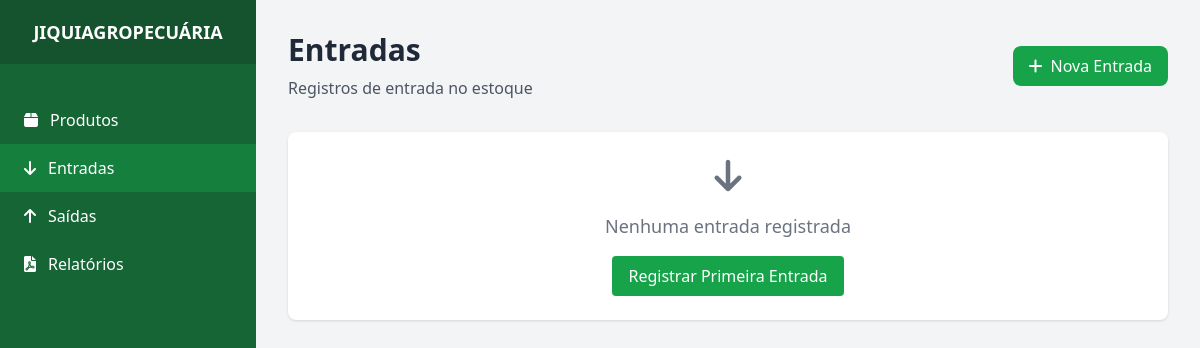
The page /entradas on the database as committed earlier.
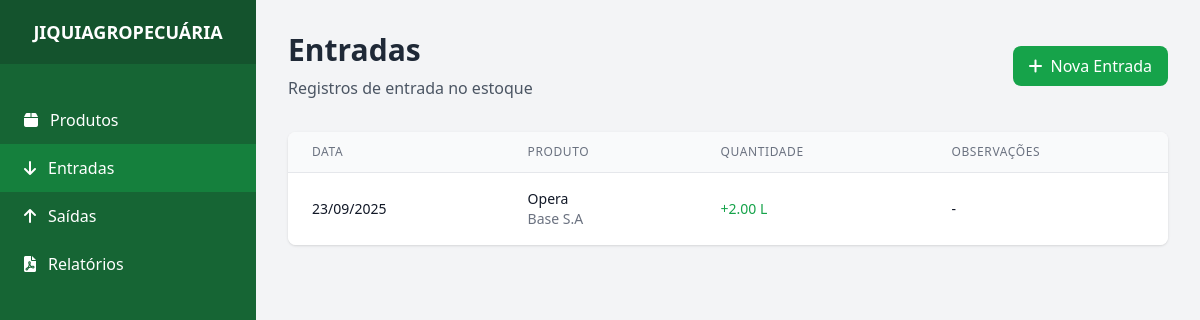
The same page on the database as committed later.
### models.py (models this page shows, shortened)
class Entrada(db.Model):
    id = db.Column(db.Integer, primary_key=True)
    produto_id = db.Column(db.Integer, db.ForeignKey('produto.id'), nullable=False)
    quantidade = db.Column(db.Float, nullable=False)
    data = db.Column(db.Date, nullable=False, default=lambda: date.today())
    observacoes = db.Column(db.Text)
    created_at = db.Column(db.DateTime, default=datetime.utcnow)

class Produto(db.Model):
    id = db.Column(db.Integer, primary_key=True)
    sku = db.Column(db.String(20), unique=True, nullable=False)
    nome = db.Column(db.String(100), nullable=False)
    marca = db.Column(db.String(100), nullable=False)
    formato = db.Column(db.String(20), nullable=False)  # L, mg, ml, etc
    created_at = db.Column(db.DateTime, default=datetime.utcnow)
    entradas = db.relationship('Entrada', backref='produto', lazy=True)
    saidas = db.relationship('Saida', backref='produto', lazy=True)

### app.py (the view)
@app.route('/entradas')
def entradas():
    entradas = Entrada.query.order_by(Entrada.data.desc()).all()
    return render_template('entradas.html', entradas=entradas)

### templates/entradas.html (shortened to what this page needs)
{% extends "base.html" %}
{% block content %}
<div class="mb-8 flex flex-col sm:flex-row justify-between items-start sm:items-center">
    <div>
        <h2 class="text-3xl font-bold text-gray-800 mb-2">Entradas</h2>
        <p class="text-gray-600">Registros de entrada no estoque</p>
    </div>
    <a href="{{ url_for('nova_entrada') }}" class="mt-4 sm:mt-0 bg-green-600 hover:bg-green-700 text-white px-4 py-2 rounded-lg transition duration-200">
        <i class="fas fa-plus mr-2"></i>Nova Entrada
    </a>
</div>
<div class="bg-white rounded-lg shadow overflow-hidden">
    {% if entradas %}
    <div class="overflow-x-auto">
        <table class="min-w-full divide-y divide-gray-200">
            <thead class="bg-gray-50">
                <tr>
                    <th class="px-6 py-3 text-left text-xs font-medium text-gray-500 uppercase tracking-wider">Data</th>
                    <th class="px-6 py-3 text-left text-xs font-medium text-gray-500 uppercase tracking-wider">Produto</th>
                    <th class="px-6 py-3 text-left text-xs font-medium text-gray-500 uppercase tracking-wider">Quantidade</th>
                    <th class="px-6 py-3 text-left text-xs font-medium text-gray-500 uppercase tracking-wider">Observações</th>
                </tr>
            </thead>
            <tbody class="bg-white divide-y divide-gray-200">
                {% for entrada in entradas %}
                <tr class="hover:bg-gray-50">
                    <td class="px-6 py-4 whitespace-nowrap">
                        <div class="text-sm text-gray-900">{{ entrada.data.strftime('%d/%m/%Y') }}</div>
                    </td>
                    <td class="px-6 py-4 whitespace-nowrap">
                        <div class="text-sm font-medium text-gray-900">{{ entrada.produto.nome }}</div>
                        <div class="text-sm text-gray-500">{{ entrada.produto.marca }}</div>
                    </td>
                    <td class="px-6 py-4 whitespace-nowrap">
                        <div class="text-sm text-green-600 font-medium">
                            +{{ "%.2f"|format(entrada.quantidade) }} {{ entrada.produto.formato }}
                        </div>
                    </td>
                    <td class="px-6 py-4">
                        <div class="text-sm text-gray-900">{{ entrada.observacoes or '-' }}</div>
                    </td>
                </tr>
                {% endfor %}
            </tbody>
        </table>
    </div>
    {% else %}
    <div class="p-6 text-center text-gray-500">
        <i class="fas fa-arrow-down text-4xl mb-4"></i>
        <p class="text-lg">Nenhuma entrada registrada</p>
        <a href="{{ url_for('nova_entrada') }}" class="inline-block mt-4 px-4 py-2 bg-green-600 text-white rounded hover:bg-green-700 transition duration-200">
            Registrar Primeira Entrada
        </a>
    </div>
    {% endif %}
</div>
{% endblock %}

### templates/base.html (shortened to what this page needs)
<!DOCTYPE html>
<html lang="pt-BR">
<head>
    <script src="https://cdn.tailwindcss.com"></script>
    <link href="https://cdnjs.cloudflare.com/ajax/libs/font-awesome/6.0.0/css/all.min.css" rel="stylesheet">
</head>
<body class="bg-gray-100">
    <div class="flex h-screen">
        <div id="sidebar" class="fixed inset-y-0 left-0 z-50 w-64 bg-green-800 text-white transform sidebar-mobile lg:translate-x-0 lg:static lg:inset-0 transition duration-200 ease-in-out">
            <div class="flex items-center justify-center h-16 bg-green-900 px-4">
                <h1 class="text-lg font-bold text-center">JIQUIAGROPECUÁRIA</h1>
            </div>
            <nav class="mt-8">
                <a href="{{ url_for('produtos') }}" class="flex items-center px-6 py-3 hover:bg-green-700 {% if request.endpoint in ['produtos', 'novo_produto', 'editar_produto'] %}bg-green-700{% endif %}">
                    <i class="fas fa-box mr-3"></i>
                    Produtos
                </a>
                <a href="{{ url_for('entradas') }}" class="flex items-center px-6 py-3 hover:bg-green-700 {% if request.endpoint in ['entradas', 'nova_entrada'] %}bg-green-700{% endif %}">
                    <i class="fas fa-arrow-down mr-3"></i>
                    Entradas
                </a>
                <a href="{{ url_for('saidas') }}" class="flex items-center px-6 py-3 hover:bg-green-700 {% if request.endpoint in ['saidas', 'nova_saida'] %}bg-green-700{% endif %}">
                    <i class="fas fa-arrow-up mr-3"></i>
                    Saídas
                </a>
                <a href="{{ url_for('relatorios') }}" class="flex items-center px-6 py-3 hover:bg-green-700 {% if request.endpoint == 'relatorios' %}bg-green-700{% endif %}">
                    <i class="fas fa-file-pdf mr-3"></i>
                    Relatórios
                </a>
            </nav>
        </div>
        <div class="flex-1 flex flex-col overflow-hidden">
            <main class="flex-1 overflow-x-hidden overflow-y-auto bg-gray-100">
                <div class="max-w-7xl mx-auto px-4 sm:px-6 lg:px-8 py-8">
                    {% block content %}{% endblock %}
                </div>
            </main>
        </div>
    </div>
</body>
</html>

### templates/base.html (style rules this page uses)
.sidebar-mobile { transform: translateX(-100%); }

Rows that differ between the two databases and show on the page:
added Entrada: data "23/09/2025", produto.nome "Opera", produto.marca "Base S.A", quantidade "2.00", produto.formato "L", observacoes "-"
Other text that changed with them:
text no longer shown: "Nenhuma entrada registrada Registrar Primeira Entrada"
text now shown: "DATA PRODUTO QUANTIDADE OBSERVAÇÕES"
